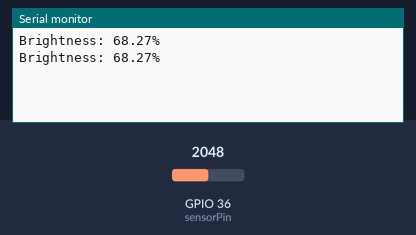
Bench run of a sketch on a simulated ESP32. On the bench: the last lines printed to the serial monitor. The inputs (shaded band) are chosen by the test bench; at power-on: GPIO 36 (sensorPin) = 2048.

Above: at 1.8 s.
1.9 s: GPIO 36 (sensorPin) set to 2866
At 2.8 s:
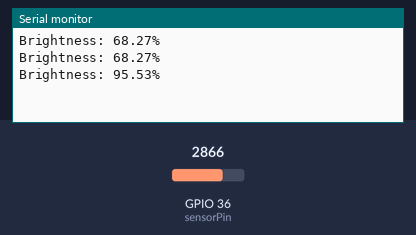
3.4 s: GPIO 36 (sensorPin) set to 3603
At 4.8 s:
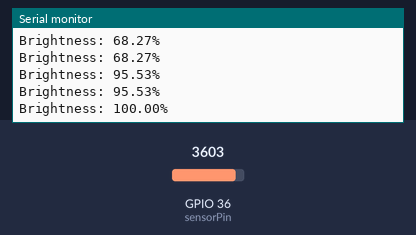
Timing chart, 0 to 6.4 s (numbered marks = the images above; inputs shaded):
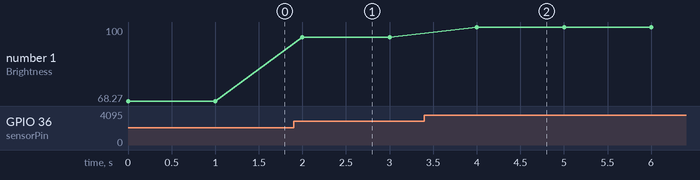

The sketch:

brightnessSensor.ino
```cpp
#define sensorPin A0

void setup()
{
  Serial.begin(9600);
}

void loop()
{
  int adcValue = analogRead(sensorPin);

  // Here the value  3000 represents a normal room with the lights on.
  float adcInPercentage = min((adcValue / 3000.0) * 100.0, 100.0);

  Serial.print("Brightness: ");
  Serial.print(adcInPercentage);
  Serial.println("%");

  delay(1000);
}
```

Measured:
- after the input at 1.9 s, the serial monitor: prints a new line after 0.10 s (image 1)
- after the input at 3.4 s, the serial monitor: prints a new line after 0.60 s (image 2)
- plotted number 1: 68.27 → 95.53 after the input at 1.9 s, 95.53 → 100 after the input at 3.4 s
